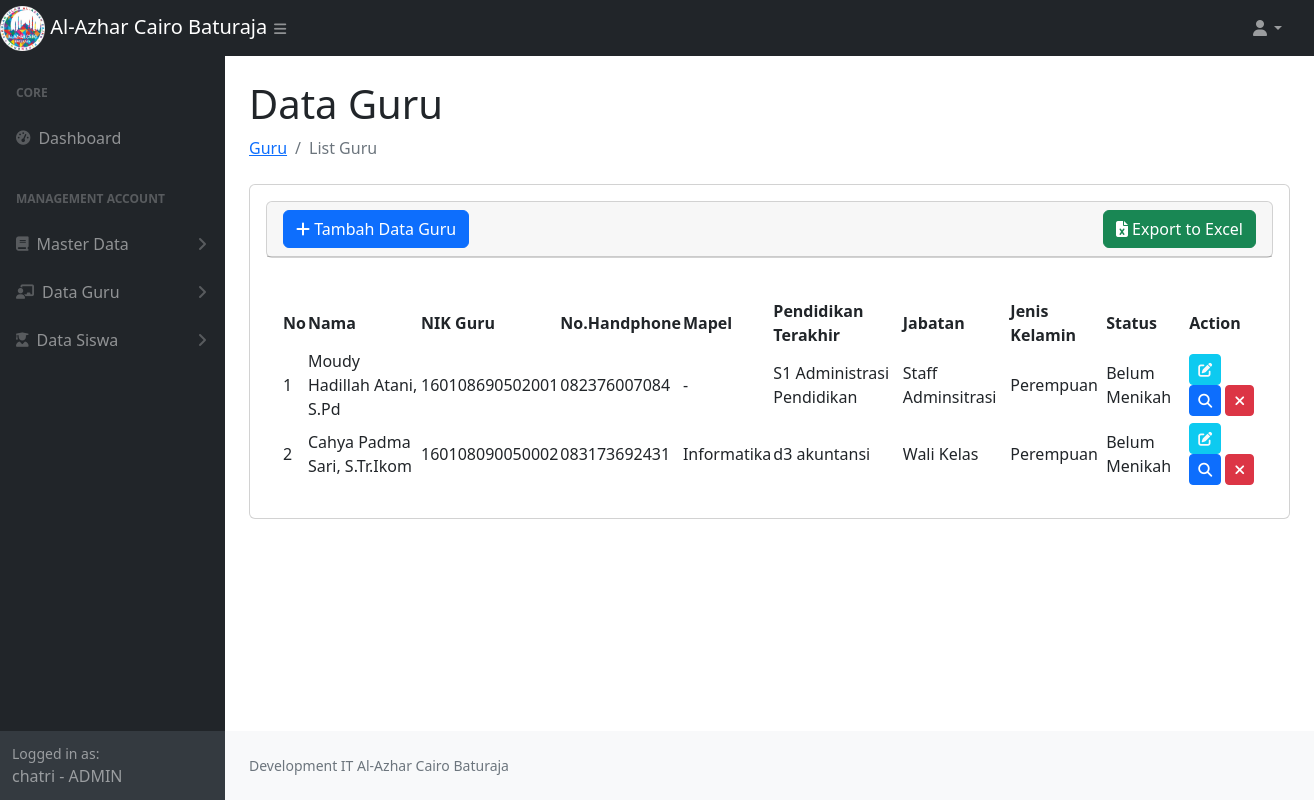
/data_guru.php (signed in), run on an earlier commit of the app's database.
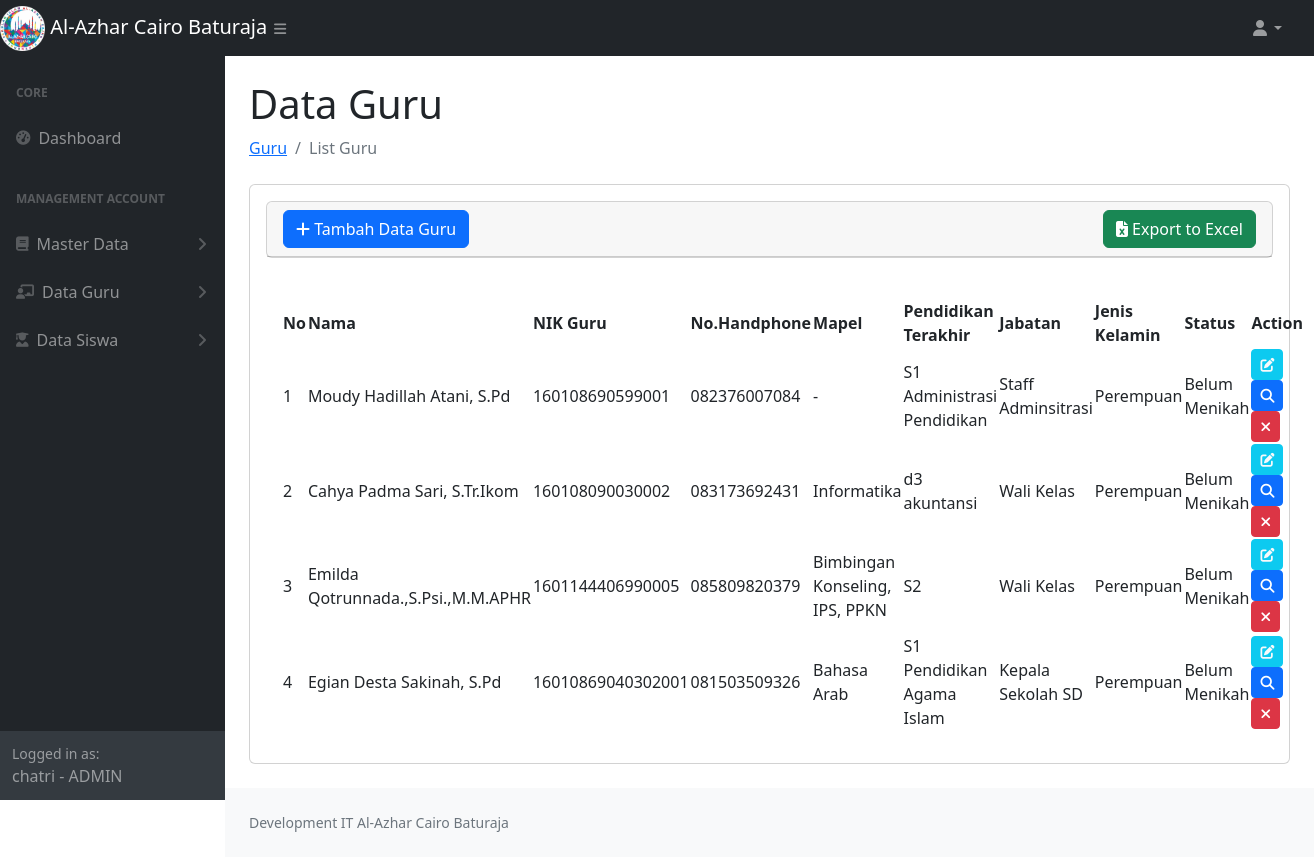
And on a later commit of the database.
### tables this page shows
CREATE TABLE `guru` (
  `id_guru` int NOT NULL AUTO_INCREMENT,
  `nama_guru` varchar(100) NOT NULL,
  `nik_guru` varchar(50) NOT NULL,
  `mapel` varchar(50) NOT NULL,
  `pendidikan_terakhir` varchar(255) DEFAULT NULL,
  `jenis_kelamin` enum('Laki-Laki','Perempuan') DEFAULT NULL,
  `nomor_handphone` varchar(50) DEFAULT NULL,
  `jabatan` varchar(255) DEFAULT NULL,
  `status` enum('Menikah','Belum Menikah') DEFAULT NULL,
  `tempat` varchar(255) DEFAULT NULL,
  `tanggal_lahir` date DEFAULT NULL,
  `agama` varchar(255) DEFAULT NULL,
  `image` text,
  `kelas_id` bigint DEFAULT NULL,
  `tahun_ajaran` varchar(255) DEFAULT NULL,
  `is_wali_kelas` enum('YA','TIDAK') DEFAULT NULL,
  PRIMARY KEY (`id_guru`)
);

### data_guru.php (the view, shortened to what the changed rows need)
<?php
require_once 'function.php';
$sql = "SELECT * FROM guru";
$stmt = $conn->prepare($sql);
$stmt->execute();
$result = $stmt->get_result();
$dataGuru = [];
while ($row = $result->fetch_assoc()) {
    $dataGuru[] = $row;
}
?>
<!DOCTYPE html>
<html lang="en">
    <head>
        <link href="https://cdn.jsdelivr.net/npm/simple-datatables@7.1.2/dist/style.min.css" rel="stylesheet" />
        <link href="css/styles.css" rel="stylesheet" />
        <link rel="stylesheet" href="https://cdnjs.cloudflare.com/ajax/libs/toastr.js/latest/toastr.css">
        <link rel="stylesheet" href="https://cdnjs.cloudflare.com/ajax/libs/font-awesome/6.7.2/css/all.min.css">
    </head>
    <body class="sb-nav-fixed">
        <div id="layoutSidenav">
            <div id="layoutSidenav_content">
                <main>
                    <div class="container-fluid px-4">
                        <h1 class="mt-4">Data Guru</h1>
                        <div class="card mb-4">
                            <div class="card-body">
                            <div class="card-body">
                                <table id="datatablesSimple">
                                    <thead>
                                        <tr>
                                            <th>No</th>
                                            <th>Nama</th>
                                            <th>NIK Guru</th>
                                            <th>No.Handphone</th>
                                            <th>Mapel</th>
                                            <th>Pendidikan Terakhir</th>
                                            <th>Jabatan</th>
                                            <th>Jenis Kelamin</th>
                                            <th>Status</th>
                                            <th>Action</th>
                                        </tr>
                                    </thead>
                                    <tbody>
                                        <?php
                                            foreach ($dataGuru as $key => $data) {
                                        ?>
                                        <tr>
                                            <td><?= $key + 1; ?></td>
                                            <td><?= $data['nama_guru']; ?></td>
                                            <td><?= $data['nik_guru']; ?></td>
                                            <td><?= $data['nomor_handphone']; ?></td>
                                            <td><?= $data['mapel']; ?></td>
                                            <td><?= $data['pendidikan_terakhir']; ?></td>
                                            <td><?= $data['jabatan']; ?></td>
                                            <td><?= $data['jenis_kelamin']; ?></td>
                                            <td><?= $data['status']; ?></td>
                                            <td>
                                                <a href="javascript:void(0)" data-url="<?= 'show_guru.php' ?>" data-id="<?= $data['id_guru'] ?>" class="edit btn btn-info btn-sm text-light "> <i class="fas fa-edit"></i></a>
                                                 <a href="javascript:void(0)" data-url="<?= 'show_guru.php' ?>" data-id="<?= $data['id_guru'] ?>" class="detail btn btn-primary btn-sm"> <i class="fas fa-search"></i></a>
                                                <a href="javascript:void(0)" data-url="<?= 'delete_guru.php' ?>" data-id="<?= $data['id_guru'] ?>" class="delete btn btn-danger btn-sm"> <i class="fas fa-times"></i></a>
                                            </td>
                                        </tr>
                                        <?php
                                            }
                                        ?>
                                    </tbody>
                                </table>
                            </div>
                        </div>
                    </div>
                </main>
            </div>
        </div>
    </body>
</html>

What changed in the data, as far as the page shows it:
changed guru "Moudy Hadillah Atani, S.Pd": nik_guru "160108690502001" → "160108690599001"
changed guru "Cahya Padma Sari, S.Tr.Ikom": nik_guru "160108090050002" → "160108090030002"
added guru: nama_guru "Emilda Qotrunnada.,S.Psi.,M.M.APHR", nik_guru "1601144406990005", nomor_handphone "085809820379", mapel "Bimbingan Konseling, IPS, PPKN", pendidikan_terakhir "S2", jabatan "Wali Kelas", jenis_kelamin "Perempuan", status "Belum Menikah"
added guru: nama_guru "Egian Desta Sakinah, S.Pd", nik_guru "16010869040302001", nomor_handphone "081503509326", mapel "Bahasa Arab", pendidikan_terakhir "S1 Pendidikan Agama Islam", jabatan "Kepala Sekolah SD", jenis_kelamin "Perempuan", status "Belum Menikah"
